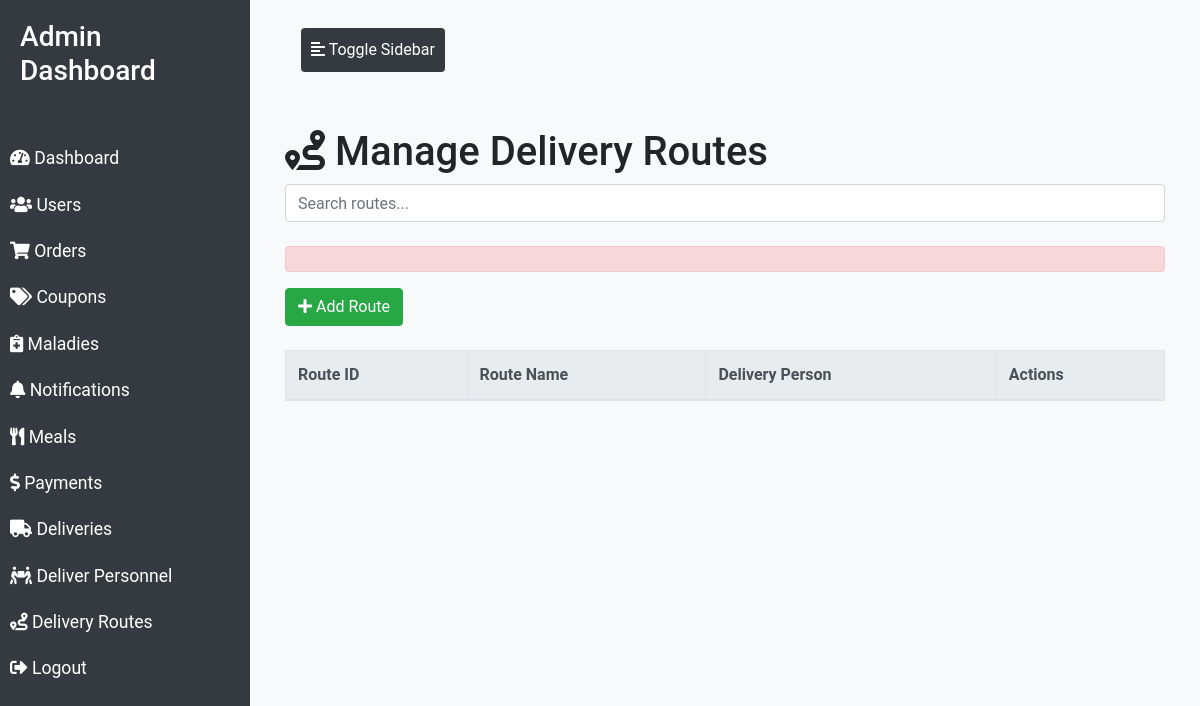
Page /delivery_routes.php (signed in) on the earlier database version.
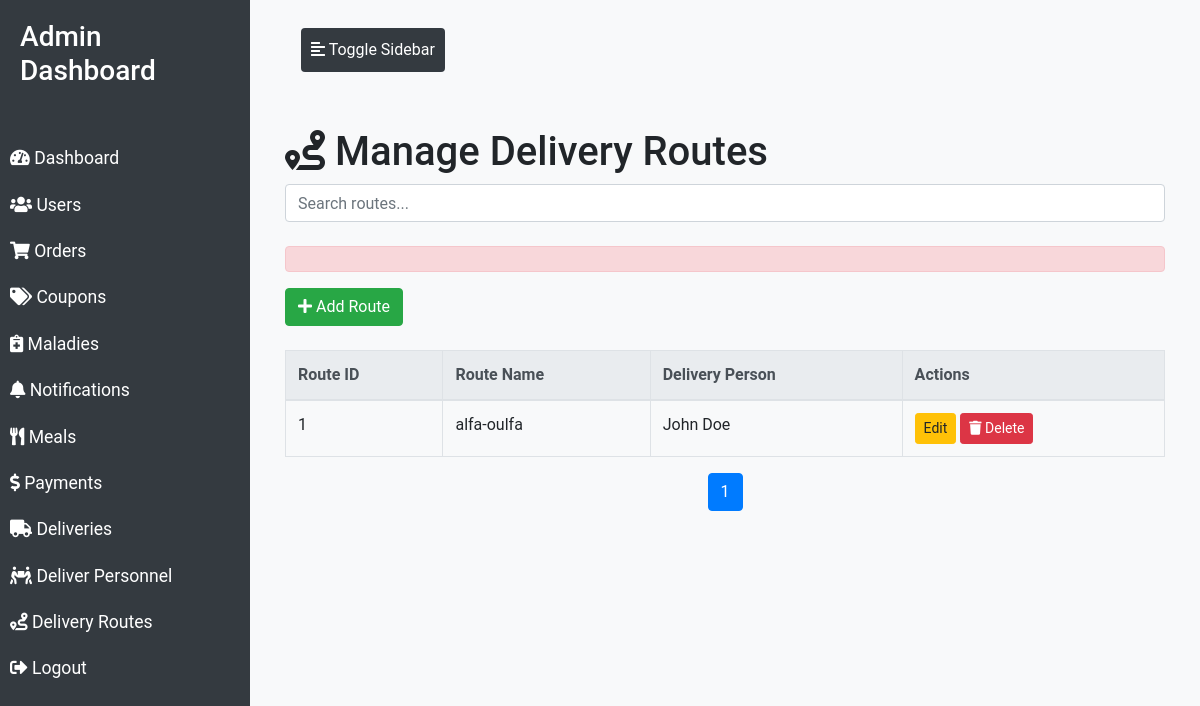
Same page on the later database version.
### tables this page shows
CREATE TABLE `delivery_routes` (
  `route_id` int(11) NOT NULL,
  `route_name` varchar(255) NOT NULL,
  `delivery_person_id` int(11) NOT NULL,
  `created_at` timestamp NOT NULL DEFAULT CURRENT_TIMESTAMP
);

CREATE TABLE `delivery_personnel` (
  `id` int(11) NOT NULL,
  `name` varchar(100) NOT NULL,
  `email` varchar(100) NOT NULL,
  `phone` varchar(20) NOT NULL,
  `role` varchar(50) DEFAULT NULL
);

### delivery_routes.php (the view, shortened to what the changed rows need)
<?php
require 'config/db.php';
$search = isset($_GET['search']) ? $_GET['search'] : '';
$page = isset($_GET['page']) ? $_GET['page'] : 1;
$results_per_page = 10;
$this_page_first_result = ($page - 1) * $results_per_page;
$sql = "SELECT * FROM delivery_routes WHERE route_name LIKE '%$search%' ORDER BY route_name ASC LIMIT $this_page_first_result, $results_per_page";
$deliveryRoutesQuery = $conn->query($sql);
$total_results = $conn->query("SELECT COUNT(*) AS count FROM delivery_routes WHERE route_name LIKE '%$search%'")->fetch_assoc()['count'];
$total_pages = ceil($total_results / $results_per_page);
?>
<!DOCTYPE html>
<html lang="en">
<head>
    <link rel="stylesheet" href="https://maxcdn.bootstrapcdn.com/bootstrap/4.5.2/css/bootstrap.min.css">
    <link rel="stylesheet" href="https://cdnjs.cloudflare.com/ajax/libs/font-awesome/5.15.4/css/all.min.css">
</head>
<body>
<div class="wrapper">
    <div id="content">
        <div class="container mt-5">
            <h1><i class="fas fa-route"></i> Manage Delivery Routes</h1>
            <table class="table table-bordered">
                <thead class="thead-light">
                    <tr>
                        <th>Route ID</th>
                        <th>Route Name</th>
                        <th>Delivery Person</th>
                        <th>Actions</th>
                    </tr>
                </thead>
                <tbody>
                    <?php while ($row = $deliveryRoutesQuery->fetch_assoc()): ?>
                        <tr>
                            <td><?php echo $row['route_id']; ?></td>
                            <td><?php echo $row['route_name']; ?></td>
                            <td><?php
                                $delivery_person_id = $row['delivery_person_id'];
                                $delivery_person_name_query = $conn->query("SELECT name FROM delivery_personnel WHERE id = $delivery_person_id");
                                $delivery_person_name = $delivery_person_name_query->fetch_assoc()['name'];
                                echo $delivery_person_name;
                            ?></td>
                            <td>
                                <button class="btn btn-sm btn-warning edit-btn" data-id="<?php echo $row['route_id']; ?>" data-name="<?php echo $row['route_name']; ?>" data-person="<?php echo $row['delivery_person_id']; ?>">Edit</button>
                                <a href="delivery_routes.php?delete_route=<?php echo $row['route_id']; ?>" class="btn btn-sm btn-danger" onclick="return confirm('Are you sure you want to delete this route?')"><i class="fas fa-trash"></i> Delete</a>
                            </td>
                        </tr>
                    <?php endwhile; ?>
                </tbody>
            </table>
            <nav>
                <ul class="pagination">
                    <?php for ($i = 1; $i <= $total_pages; $i++): ?>
                        <li class="page-item <?php if ($i == $page) echo 'active'; ?>">
                            <a class="page-link" href="delivery_routes.php?page=<?php echo $i; ?>&search=<?php echo $search; ?>"><?php echo $i; ?></a>
                        </li>
                    <?php endfor; ?>
                </ul>
            </nav>
        </div>
    </div>
</div>
</body>
</html>

Differences in the rows shown:
added delivery_routes: route_id "1", route_name "alfa-oulfa", delivery_person.name "John Doe"
Other differences:
new list line: "1"
